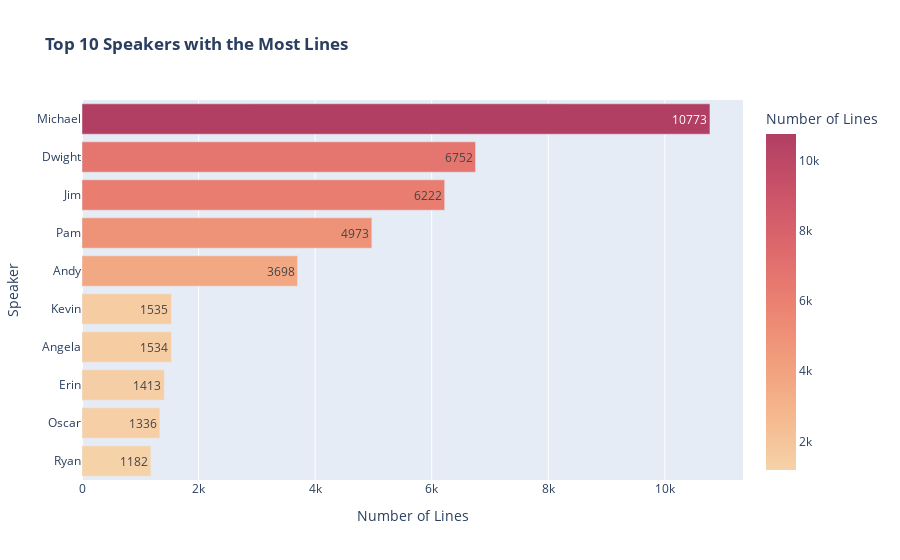

The code cell stored with this chart in its notebook:
### Code cell
fig = px.bar(numberOfLinesSpoken[:10][::-1],x = 'Number of Lines', y = 'Speaker', orientation = 'h', 
             title = '<b>Top 10 Speakers with the Most Lines</b>',
            color_continuous_scale=px.colors.sequential.Redor,color = 'Number of Lines',text = 'Number of Lines')
fig.show()

### Figure 1 — Plotly figure (JSON) as saved in the notebook; plotly's stock layout.template omitted (floating-point values rounded to 4 significant figures)
{"data": [{"alignmentgroup": "True", "hovertemplate": "Number of Lines=%{marker.color}<br>Speaker=%{y}<extra></extra>", "legendgroup": "", "marker": {"color": [1182, 1336, 1413, 1534, 1535, 3698, 4973, 6222, 6752, 10773], "coloraxis": "coloraxis"}, "name": "", "offsetgroup": "", "orientation": "h", "showlegend": false, "text": [1182, 1336, 1413, 1534, 1535, 3698, 4973, 6222, 6752, 10773], "textposition": "auto", "type": "bar", "x": [1182, 1336, 1413, 1534, 1535, 3698, 4973, 6222, 6752, 10773], "xaxis": "x", "y": ["Ryan", "Oscar", "Erin", "Angela", "Kevin", "Andy", "Pam", "Jim", "Dwight", "Michael"], "yaxis": "y"}], "layout": {"barmode": "relative", "coloraxis": {"colorbar": {"title": {"text": "Number of Lines"}}, "colorscale": [[0, "rgb(246, 210, 169)"], [0.1667, "rgb(245, 183, 142)"], [0.3333, "rgb(241, 156, 124)"], [0.5, "rgb(234, 129, 113)"], [0.6667, "rgb(221, 104, 108)"], [0.8333, "rgb(202, 82, 104)"], [1, "rgb(177, 63, 100)"]]}, "legend": {"tracegroupgap": 0}, "title": {"text": "<b>Top 10 Speakers with the Most Lines</b>"}, "xaxis": {"anchor": "y", "domain": [0, 1], "title": {"text": "Number of Lines"}}, "yaxis": {"anchor": "x", "domain": [0, 1], "title": {"text": "Speaker"}}}}
